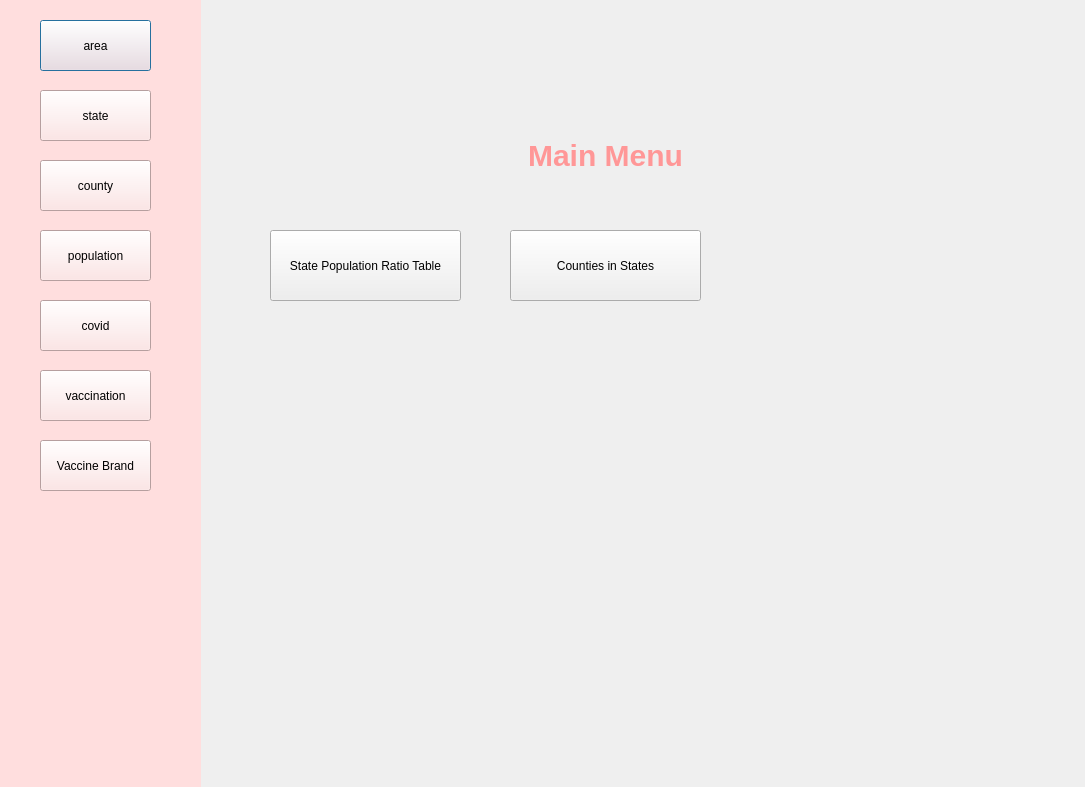
<?xml version="1.0" encoding="UTF-8"?>
<ui version="4.0">
 <class>Dialog</class>
 <widget class="QDialog" name="Dialog">
  <property name="geometry">
   <rect>
    <x>0</x>
    <y>0</y>
    <width>1085</width>
    <height>787</height>
   </rect>
  </property>
  <property name="windowTitle">
   <string>Dialog</string>
  </property>
  <widget class="QWidget" name="widget" native="true">
   <property name="geometry">
    <rect>
     <x>0</x>
     <y>0</y>
     <width>201</width>
     <height>851</height>
    </rect>
   </property>
   <property name="styleSheet">
    <string notr="true">
background-color: rgb(255, 222, 222);</string>
   </property>
   <widget class="QPushButton" name="areabutton">
    <property name="geometry">
     <rect>
      <x>40</x>
      <y>20</y>
      <width>111</width>
      <height>51</height>
     </rect>
    </property>
    <property name="text">
     <string>area</string>
    </property>
   </widget>
   <widget class="QPushButton" name="covidbutton">
    <property name="geometry">
     <rect>
      <x>40</x>
      <y>300</y>
      <width>111</width>
      <height>51</height>
     </rect>
    </property>
    <property name="text">
     <string>covid</string>
    </property>
   </widget>
   <widget class="QPushButton" name="vaccinebutton">
    <property name="geometry">
     <rect>
      <x>40</x>
      <y>370</y>
      <width>111</width>
      <height>51</height>
     </rect>
    </property>
    <property name="text">
     <string>vaccination</string>
    </property>
   </widget>
   <widget class="QPushButton" name="statebutton">
    <property name="geometry">
     <rect>
      <x>40</x>
      <y>90</y>
      <width>111</width>
      <height>51</height>
     </rect>
    </property>
    <property name="text">
     <string>state</string>
    </property>
   </widget>
   <widget class="QPushButton" name="countybutton">
    <property name="geometry">
     <rect>
      <x>40</x>
      <y>160</y>
      <width>111</width>
      <height>51</height>
     </rect>
    </property>
    <property name="text">
     <string>county</string>
    </property>
   </widget>
   <widget class="QPushButton" name="popbutton">
    <property name="geometry">
     <rect>
      <x>40</x>
      <y>230</y>
      <width>111</width>
      <height>51</height>
     </rect>
    </property>
    <property name="text">
     <string>population</string>
    </property>
   </widget>
   <widget class="QPushButton" name="vaccbrandbutton">
    <property name="geometry">
     <rect>
      <x>40</x>
      <y>440</y>
      <width>111</width>
      <height>51</height>
     </rect>
    </property>
    <property name="text">
     <string>Vaccine Brand</string>
    </property>
   </widget>
  </widget>
  <widget class="QLabel" name="label">
   <property name="geometry">
    <rect>
     <x>450</x>
     <y>110</y>
     <width>311</width>
     <height>91</height>
    </rect>
   </property>
   <property name="styleSheet">
    <string notr="true">font-size: 30px;
font: bold;
color: rgb(255, 222, 222);
color: rgb(255, 151, 151);</string>
   </property>
   <property name="text">
    <string>Main Menu</string>
   </property>
   <property name="alignment">
    <set>Qt::AlignCenter</set>
   </property>
  </widget>
  <widget class="QPushButton" name="ratiobutton">
   <property name="geometry">
    <rect>
     <x>270</x>
     <y>230</y>
     <width>191</width>
     <height>71</height>
    </rect>
   </property>
   <property name="text">
    <string>State Population Ratio Table</string>
   </property>
  </widget>
  <widget class="QPushButton" name="stateCountybutton">
   <property name="geometry">
    <rect>
     <x>510</x>
     <y>230</y>
     <width>191</width>
     <height>71</height>
    </rect>
   </property>
   <property name="text">
    <string>Counties in States</string>
   </property>
  </widget>
 </widget>
 <resources/>
 <connections/>
</ui>
